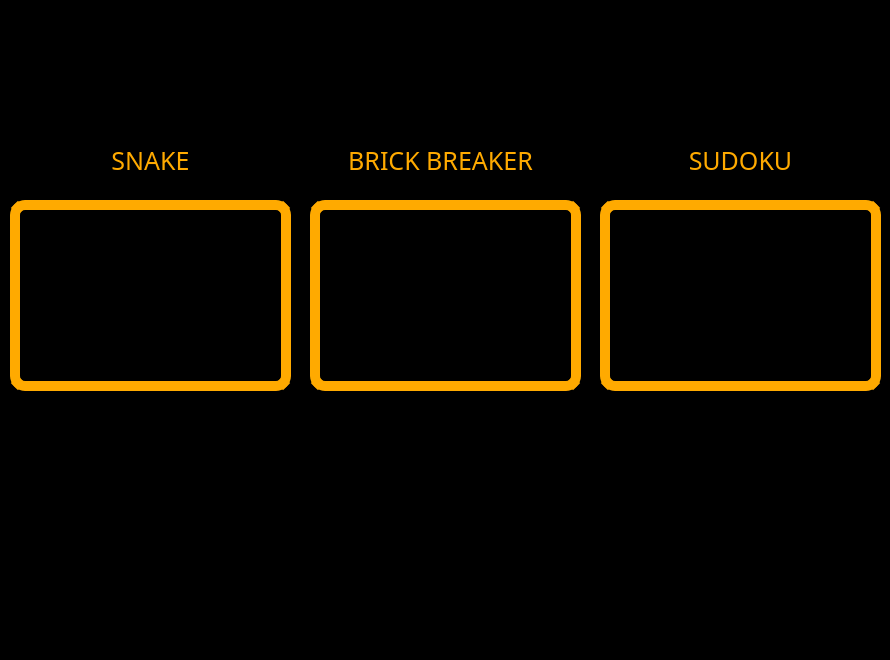
<?xml version="1.0" encoding="UTF-8"?>
<ui version="4.0">
 <class>Form</class>
 <widget class="QWidget" name="Form">
  <property name="geometry">
   <rect>
    <x>0</x>
    <y>0</y>
    <width>890</width>
    <height>660</height>
   </rect>
  </property>
  <property name="windowTitle">
   <string>Form</string>
  </property>
  <property name="styleSheet">
   <string notr="true">background-color: rgb(0, 0, 0);
font: 8pt &quot;Jokerman&quot;;</string>
  </property>
  <widget class="QLabel" name="snake_label">
   <property name="geometry">
    <rect>
     <x>10</x>
     <y>200</y>
     <width>281</width>
     <height>191</height>
    </rect>
   </property>
   <property name="cursor">
    <cursorShape>PointingHandCursor</cursorShape>
   </property>
   <property name="styleSheet">
    <string notr="true">border: 10px solid  rgb(255, 170, 0);
border-radius: 15px;
padding:5px</string>
   </property>
   <property name="text">
    <string/>
   </property>
   <property name="pixmap">
    <pixmap resource="images/imagenes.qrc">:/juegos/snake_game.jpg</pixmap>
   </property>
   <property name="scaledContents">
    <bool>true</bool>
   </property>
  </widget>
  <widget class="QLabel" name="brick_label">
   <property name="geometry">
    <rect>
     <x>310</x>
     <y>200</y>
     <width>271</width>
     <height>191</height>
    </rect>
   </property>
   <property name="cursor">
    <cursorShape>PointingHandCursor</cursorShape>
   </property>
   <property name="styleSheet">
    <string notr="true">border: 10px solid  rgb(255, 170, 0);
border-radius: 15px;
padding:5px</string>
   </property>
   <property name="text">
    <string/>
   </property>
   <property name="pixmap">
    <pixmap resource="images/imagenes.qrc">:/juegos/brick_breaker.png</pixmap>
   </property>
   <property name="scaledContents">
    <bool>true</bool>
   </property>
  </widget>
  <widget class="QLabel" name="sudoku_label">
   <property name="geometry">
    <rect>
     <x>600</x>
     <y>200</y>
     <width>281</width>
     <height>191</height>
    </rect>
   </property>
   <property name="cursor">
    <cursorShape>PointingHandCursor</cursorShape>
   </property>
   <property name="styleSheet">
    <string notr="true">border: 10px solid  rgb(255, 170, 0);
border-radius: 15px;
padding:5px</string>
   </property>
   <property name="text">
    <string/>
   </property>
   <property name="pixmap">
    <pixmap resource="images/imagenes.qrc">:/juegos/sudoku_png.png</pixmap>
   </property>
   <property name="scaledContents">
    <bool>true</bool>
   </property>
  </widget>
  <widget class="QLabel" name="label">
   <property name="geometry">
    <rect>
     <x>20</x>
     <y>140</y>
     <width>261</width>
     <height>41</height>
    </rect>
   </property>
   <property name="font">
    <font>
     <family>Jokerman</family>
     <pointsize>-1</pointsize>
     <weight>50</weight>
     <italic>false</italic>
     <bold>false</bold>
    </font>
   </property>
   <property name="styleSheet">
    <string notr="true">color:rgb(255, 170, 0);
font-size: 25px;
text-align:center</string>
   </property>
   <property name="text">
    <string>SNAKE</string>
   </property>
   <property name="textFormat">
    <enum>Qt::RichText</enum>
   </property>
   <property name="alignment">
    <set>Qt::AlignCenter</set>
   </property>
  </widget>
  <widget class="QLabel" name="label_2">
   <property name="geometry">
    <rect>
     <x>310</x>
     <y>140</y>
     <width>261</width>
     <height>41</height>
    </rect>
   </property>
   <property name="font">
    <font>
     <family>Jokerman</family>
     <pointsize>-1</pointsize>
    </font>
   </property>
   <property name="styleSheet">
    <string notr="true">color:rgb(255, 170, 0);
font-size: 25px;
text-align:center</string>
   </property>
   <property name="text">
    <string>BRICK BREAKER</string>
   </property>
   <property name="textFormat">
    <enum>Qt::RichText</enum>
   </property>
   <property name="alignment">
    <set>Qt::AlignCenter</set>
   </property>
  </widget>
  <widget class="QLabel" name="label_3">
   <property name="geometry">
    <rect>
     <x>610</x>
     <y>140</y>
     <width>261</width>
     <height>41</height>
    </rect>
   </property>
   <property name="font">
    <font>
     <family>Jokerman</family>
     <pointsize>-1</pointsize>
    </font>
   </property>
   <property name="styleSheet">
    <string notr="true">color:rgb(255, 170, 0);
font-size: 25px;
text-align:center</string>
   </property>
   <property name="text">
    <string>SUDOKU</string>
   </property>
   <property name="textFormat">
    <enum>Qt::RichText</enum>
   </property>
   <property name="alignment">
    <set>Qt::AlignCenter</set>
   </property>
  </widget>
 </widget>
 <resources>
  <include location="images/imagenes.qrc"/>
 </resources>
 <connections/>
</ui>
